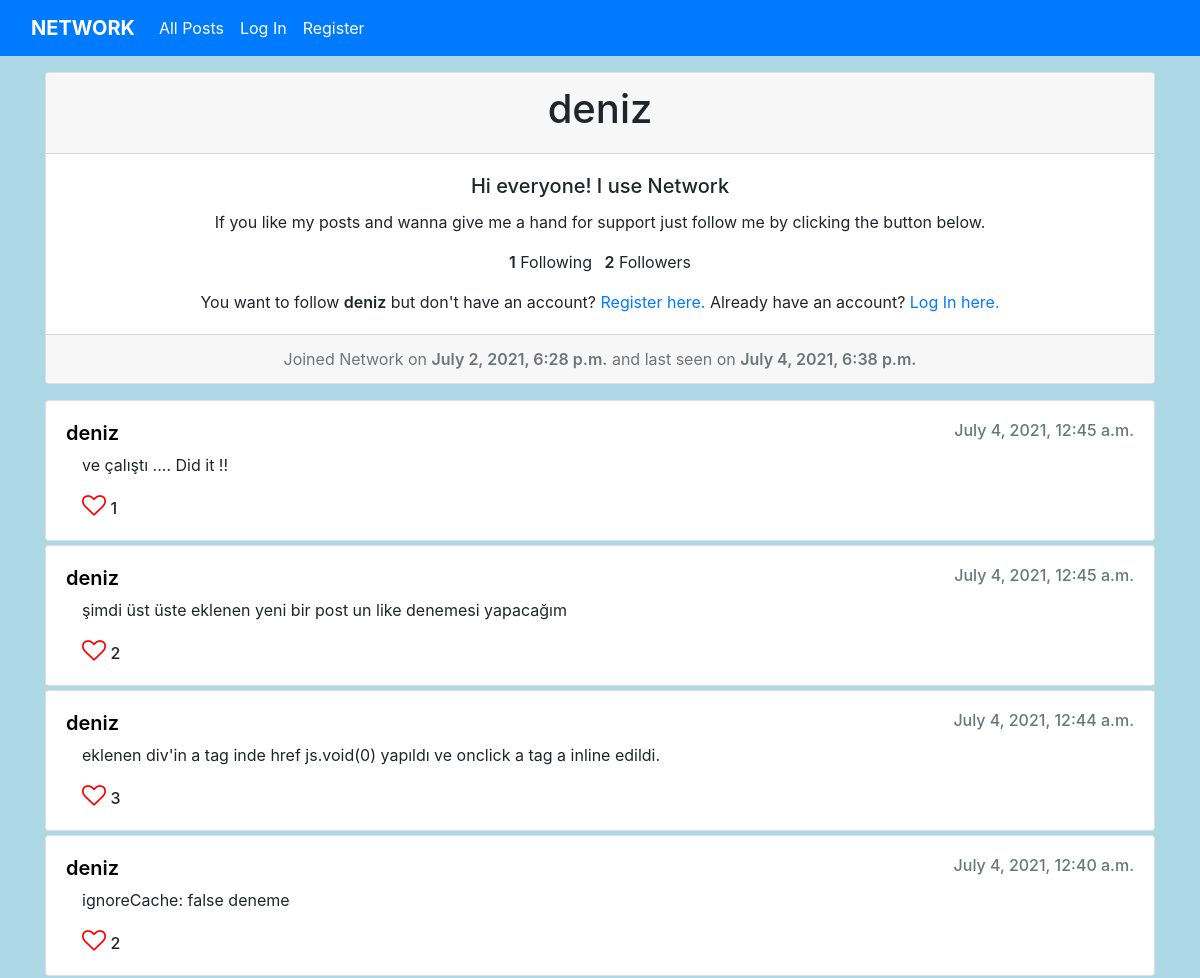
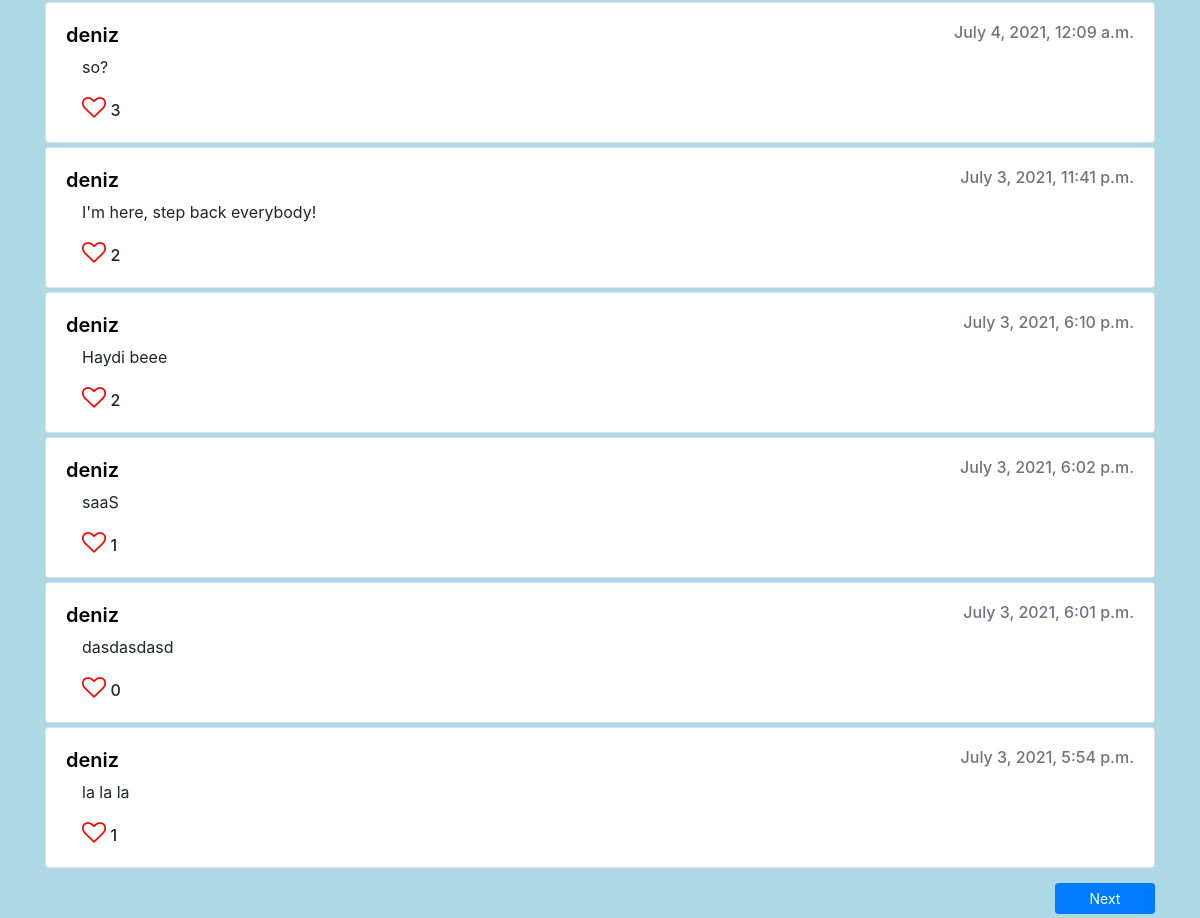
The page /profile/2 on the database its author committed (2 pictures, top to bottom).
### network/models.py (models this page shows)
class User(AbstractUser):
    pass

class Post(models.Model):
    user = models.ForeignKey(User, on_delete=models.CASCADE)
    content = models.CharField(max_length=200)
    created = models.DateTimeField(default=datetime.now())
    updated = models.DateTimeField(default=datetime.now())

### network/views.py (the view)
# urls.py: path("profile/<int:user_id>", views.profile, name="profile"),
def profile(request, user_id, page=1):
    try:
        profileUser = User.objects.get(id=user_id)
    except:
        return HttpResponse("No such user")
    start = 0
    end = 0
    previous = 0
    if page == 1:
        start = 0
        end = 10
    else:
        end = page * 10
        start = end - 10
        previous = page - 1
    userPosts = Post.objects.filter(user_id = profileUser.id).order_by('created').reverse()[start:end]
    userFollowers = Follow.objects.filter(followedUser = profileUser.id).count()
    following = Follow.objects.filter(user_id = profileUser.id).count()
    is_following = Follow.objects.filter(user_id = request.user.id, followedUser=profileUser.id)
    if len(is_following) > 0:
        is_following = True
    else:
        is_following = False
    postLikesTotal = {}
    userLikes = {}
    for p in userPosts:
        likes = Like.objects.filter(post_id = p.id)
        if likes:
            postLikesTotal[p.id] = len(likes)
        else:
            postLikesTotal[p.id] = 0
        userLike = Like.objects.filter(user_id = request.user.id).filter(post_id = p.id)
        if userLike:
            userLikes[p.id] = True
        else:
            userLikes[p.id] = False
    return render(request, "network/profile.html", {
        "profileUser": profileUser,
        "userPosts": userPosts,
        "userFollowers": userFollowers,
        "following": following,
        "is_following": is_following,
        "postLikesTotal": postLikesTotal,
        "userLikes": userLikes,
        "next": page + 1,
        "previous": previous,
    })

### network/views.py (called while the page is built)
@register.filter
def get_item(dictionary, key):
    return dictionary.get(key)

### network/templates/network/profile.html (shortened to what this page needs)
{% extends "network/layout.html" %}
{% load static %}
{% block body %}
    <div class="card text-center mb-3 mt-3">
        <div class="card-header">
        <h1>{{ profileUser.username }}</h1>
        </div>
        <div class="card-body">
        <h5 class="card-title">Hi everyone! I use Network</h5>
        <p class="card-text">If you like my posts and wanna give me a hand for support just follow me by clicking the button below.</p>
        <p class="card-text" style="display: inline;"><span style="font-weight: 600;" id="following">{{ following }}</span> Following</p>
        <p class="card-text ml-2" style="display: inline;"><span style="font-weight: 600;" id="followers">{{ userFollowers }}</span> Followers</p>
        {% if not user.is_authenticated %}
            <div class="mt-3">
            You want to follow <span style="font-weight: 600;">{{ profileUser.username }}</span> but don't have an account? <a href="{% url 'register' %}">Register here.</a> Already have an account? <a href="{% url 'login' %}">Log In here.</a>
            </div>
        {% endif %}
        </div>
        <div class="card-footer text-muted">
        Joined Network on <span style="font-weight: 600;">{{ profileUser.date_joined }}</span> and last seen on <span style="font-weight: 600;">{{ profileUser.last_login }}</span>
        </div>
    </div>
    {% if userPosts %}
        {% for p in userPosts %}
        <div class="card mb-1">
            <div class="card-body">
                <div class="cardHeading-{{ p.id }}" style="display: flex; justify-content: space-between; vertical-align: middle;">
                    <a href="javascript:void(0)" style="text-decoration: none; color: black; margin: 0px; vertical-align: middle;">
                        <h5 class="card-title" style="font-weight: 600; margin: 0px;">{{ p.user.username }}</h5>
                    </a>
                    <h6 class="card-subtitle mb-2 text-muted" style="margin: 0px !important;">{{ p.created }}</h6>
                </div>
            <p class="card-text ml-3 mt-2" data-content="{{ p.id }}">{{ p.content }}</p>
            <div class="iconGroup-{{ p.id }}">
                <a href="javascript:void(0)" class="card-link ml-3">
                    {% if userLikes|get_item:p.id %}
                    <i class="fa fa-heart like" style="font-size:24px; color:red" data-postid="{{ p.id }}"></i>
                    {% else %}
                    <i class="fa fa-heart-o like" style="font-size:24px; color:red" data-postid="{{ p.id }}"></i>
                    {% endif %}
                </a>
                {% if postLikesTotal|length > 0 %}
                    <p style="font-weight: 500; display: inline;" id="{{ p.id }}">{{ postLikesTotal|get_item:p.id }}</p>
                {%endif%}
            </div>
            </div>
        </div>
        {% endfor %}
        <div style="margin-top: 15px; margin-bottom: 50px;">
            {% if not userPosts|length < 10 %}
            <a href="{% url 'profile' profileUser.id next %}" class="btn btn-sm btn-primary" style="width: 100px; float:right;">Next</a>
            {% endif %}
        </div>
    {% else %}
        This user has no posts.
    {% endif %}
{% endblock %}

### rows shown on the page
User: username "deniz", date_joined "July 2, 2021, 6:28 p.m.", last_login "July 4, 2021, 6:38 p.m."
Post: user.username "deniz", created "July 4, 2021, 12:45 a.m.", content "ve çalıştı .... Did it !!", id "1"
Post: user.username "deniz", created "July 4, 2021, 12:45 a.m.", content "şimdi üst üste eklenen yeni bir post un like denemesi yapacağım", id "2"
Post: user.username "deniz", created "July 4, 2021, 12:44 a.m.", content "eklenen div'in a tag inde href js.void(0) yapıldı ve onclick a tag a inline edildi.", id "3"
Post: user.username "deniz", created "July 4, 2021, 12:40 a.m.", content "ignoreCache: false deneme", id "2"
Post: user.username "deniz", created "July 4, 2021, 12:09 a.m.", content "so?", id "3"
Post: user.username "deniz", created "July 3, 2021, 11:41 p.m.", content "I'm here, step back everybody!", id "2"
Post: user.username "deniz", created "July 3, 2021, 6:10 p.m.", content "Haydi beee", id "2"
Post: user.username "deniz", created "July 3, 2021, 6:02 p.m.", content "saaS", id "1"
Post: user.username "deniz", created "July 3, 2021, 6:01 p.m.", content "dasdasdasd", id "0"
Post: user.username "deniz", created "July 3, 2021, 5:54 p.m.", content "la la la", id "1"

### other values the page prints
{{ following }} "1"
{{ userFollowers }} "2"
